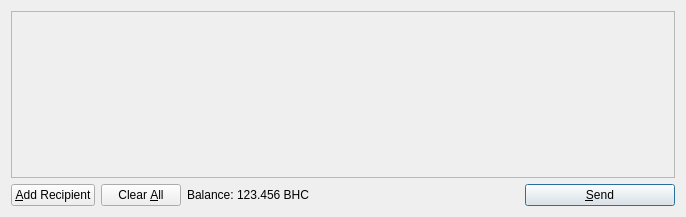
<?xml version="1.0" encoding="UTF-8"?>
<ui version="4.0">
 <class>SendCoinsDialog</class>
 <widget class="QDialog" name="SendCoinsDialog">
  <property name="geometry">
   <rect>
    <x>0</x>
    <y>0</y>
    <width>686</width>
    <height>217</height>
   </rect>
  </property>
  <property name="windowTitle">
   <string>Send Coins</string>
  </property>
  <layout class="QVBoxLayout" name="verticalLayout">
   <item>
    <widget class="QScrollArea" name="scrollArea">
     <property name="widgetResizable">
      <bool>true</bool>
     </property>
     <widget class="QWidget" name="scrollAreaWidgetContents">
      <property name="geometry">
       <rect>
        <x>0</x>
        <y>0</y>
        <width>666</width>
        <height>165</height>
       </rect>
      </property>
      <layout class="QVBoxLayout" name="verticalLayout_2">
       <property name="margin">
        <number>0</number>
       </property>
       <item>
        <layout class="QVBoxLayout" name="entries">
         <property name="spacing">
          <number>6</number>
         </property>
        </layout>
       </item>
       <item>
        <spacer name="verticalSpacer">
         <property name="orientation">
          <enum>Qt::Vertical</enum>
         </property>
         <property name="sizeHint" stdset="0">
          <size>
           <width>20</width>
           <height>40</height>
          </size>
         </property>
        </spacer>
       </item>
      </layout>
     </widget>
    </widget>
   </item>
   <item>
    <layout class="QHBoxLayout" name="horizontalLayout">
     <item>
      <widget class="QPushButton" name="addButton">
       <property name="toolTip">
        <string>Send to multiple recipients at once</string>
       </property>
       <property name="text">
        <string>&amp;Add Recipient</string>
       </property>
       <property name="icon">
        <iconset resource="../bitcoin.qrc">
         <normaloff>:/icons/add</normaloff>:/icons/add</iconset>
       </property>
       <property name="autoDefault">
        <bool>false</bool>
       </property>
      </widget>
     </item>
     <item>
      <widget class="QPushButton" name="clearButton">
       <property name="sizePolicy">
        <sizepolicy hsizetype="Minimum" vsizetype="Fixed">
         <horstretch>0</horstretch>
         <verstretch>0</verstretch>
        </sizepolicy>
       </property>
       <property name="toolTip">
        <string>Remove all transaction fields</string>
       </property>
       <property name="text">
        <string>Clear &amp;All</string>
       </property>
       <property name="icon">
        <iconset resource="../bitcoin.qrc">
         <normaloff>:/icons/remove</normaloff>:/icons/remove</iconset>
       </property>
       <property name="autoRepeatDelay">
        <number>300</number>
       </property>
       <property name="autoDefault">
        <bool>false</bool>
       </property>
      </widget>
     </item>
     <item>
      <layout class="QHBoxLayout" name="horizontalLayout_2">
       <property name="spacing">
        <number>3</number>
       </property>
       <item>
        <widget class="QLabel" name="label">
         <property name="text">
          <string>Balance:</string>
         </property>
        </widget>
       </item>
       <item>
        <widget class="QLabel" name="labelBalance">
         <property name="cursor">
          <cursorShape>IBeamCursor</cursorShape>
         </property>
         <property name="text">
          <string>123.456 BHC</string>
         </property>
         <property name="textInteractionFlags">
          <set>Qt::LinksAccessibleByMouse|Qt::TextSelectableByKeyboard|Qt::TextSelectableByMouse</set>
         </property>
        </widget>
       </item>
      </layout>
     </item>
     <item>
      <spacer name="horizontalSpacer">
       <property name="orientation">
        <enum>Qt::Horizontal</enum>
       </property>
       <property name="sizeHint" stdset="0">
        <size>
         <width>40</width>
         <height>20</height>
        </size>
       </property>
      </spacer>
     </item>
     <item>
      <widget class="QPushButton" name="sendButton">
       <property name="minimumSize">
        <size>
         <width>150</width>
         <height>0</height>
        </size>
       </property>
       <property name="toolTip">
        <string>Confirm the send action</string>
       </property>
       <property name="text">
        <string>&amp;Send</string>
       </property>
       <property name="icon">
        <iconset resource="../bitcoin.qrc">
         <normaloff>:/icons/send</normaloff>:/icons/send</iconset>
       </property>
       <property name="default">
        <bool>true</bool>
       </property>
      </widget>
     </item>
    </layout>
   </item>
  </layout>
 </widget>
 <resources>
  <include location="../bitcoin.qrc"/>
 </resources>
 <connections/>
</ui>
